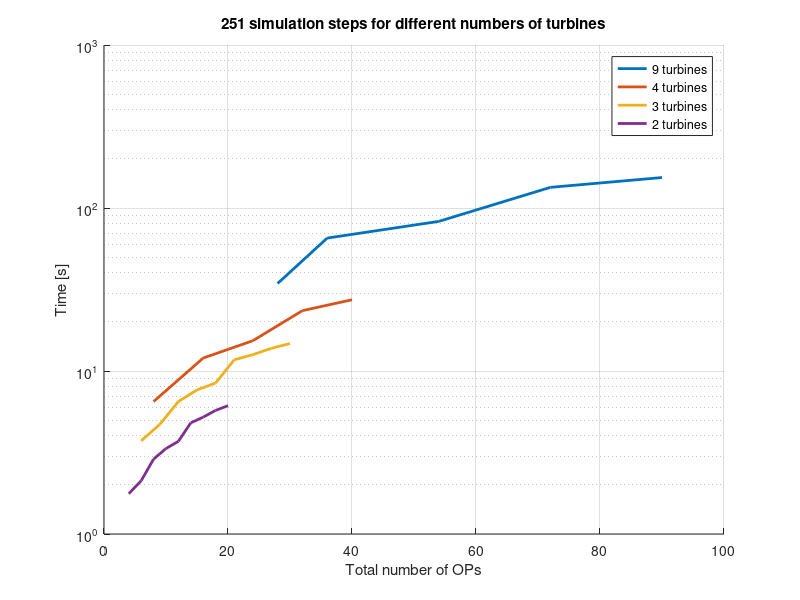

The MATLAB script that drew this image: (Note: this script raises an error after producing the figure.)
t9 = [...
    90 10 153.7850;
    72 8 133.8658;
    54 6 82.7716;
    36 4 65.3863;
    28 2 34.4197];

t4 = [...
    40 10 27.3552;
    32 8 23.4535;
    24 6 15.3325;
    16 4 12.0081;
    8 2 6.4949];

t3 = [
    30 10 14.7421;
    27 9 13.7795;
    24 8 12.5982;
    21 7 11.7102;
    18 6 8.4376;
    15 5 7.6552;
    12 4 6.4963;
    9 3 4.7061;
    6 2 3.7291];

t2 = [
    20 10 6.1271;
    18 9 5.7326;
    16 8 5.2116;
    14 7 4.8093;
    12 6 3.7036;
    10 5 3.3446;
    8 4 2.8820;
    6 3 2.1228;
    4 2 1.7664];

%% Plot
f = figure;
hold on
semilogy(t9(:,1),t9(:,3),'LineWidth',2)
semilogy(t4(:,1),t4(:,3),'LineWidth',2)
semilogy(t3(:,1),t3(:,3),'LineWidth',2)
semilogy(t2(:,1),t2(:,3),'LineWidth',2)
hold off
grid on
xlabel('Total number of OPs')
ylabel('Time [s]')
title('251 simulation steps for different numbers of turbines')
legend('9 turbines','4 turbines','3 turbines','2 turbines')
f.Units               = 'centimeters';
f.Position(3)         = 16.1; % line width
set(f.Children, ...
    'FontName',     'Frontpage', ...
    'FontSize',     10);
set(gca,'LooseInset', max(get(gca,'TightInset'), 0.04))
f.PaperPositionMode   = 'auto';
%% 
f = figure;
hold on
semilogy(t9(:,2),t9(:,3),'LineWidth',2)
semilogy(t4(:,2),t4(:,3),'LineWidth',2)
semilogy(t3(:,2),t3(:,3),'LineWidth',2)
semilogy(t2(:,2),t2(:,3),'LineWidth',2)
hold off
grid on
xlabel('Number of OPs per turbine')
ylabel('Time [s]')
title('251 simulation steps for different numbers of turbines')
legend('9 turbines','4 turbines','3 turbines','2 turbines')

f.Units               = 'centimeters';
f.Position(3)         = 16.1; % line width
set(f.Children, ...
    'FontName',     'Frontpage', ...
    'FontSize',     10);
set(gca,'LooseInset', max(get(gca,'TightInset'), 0.04))
f.PaperPositionMode   = 'auto';

%% Plot
f = figure;
semilogy(t9(:,1),t9(:,3),t4(:,1),t4(:,3),t3(:,1),t3(:,3),t2(:,1),t2(:,3))
grid on
xlabel('Total number of OPs')
ylabel('Time [s]')
title('251 simulation steps for different numbers of turbines')
legend('9 turbines','4 turbines','3 turbines','2 turbines')

f.Units               = 'centimeters';
f.Position(3)         = 16.1; % line width
set(f.Children, ...
    'FontName',     'Frontpage', ...
    'FontSize',     10);
set(gca,'LooseInset', max(get(gca,'TightInset'), 0.04))
f.PaperPositionMode   = 'auto';
%% Plot
f = figure;
semilogy(t9(:,2),t9(:,3),t4(:,2),t4(:,3),t3(:,2),t3(:,3),t2(:,2),t2(:,3))
grid on
xlabel('Number of OPs per turbine')
ylabel('Time [s]')
title('251 simulation steps for different numbers of turbines')
legend('9 turbines','4 turbines','3 turbines','2 turbines')

f.Units               = 'centimeters';
f.Position(3)         = 16.1; % line width
set(f.Children, ...
    'FontName',     'Frontpage', ...
    'FontSize',     10);
set(gca,'LooseInset', max(get(gca,'TightInset'), 0.04))
f.PaperPositionMode   = 'auto';